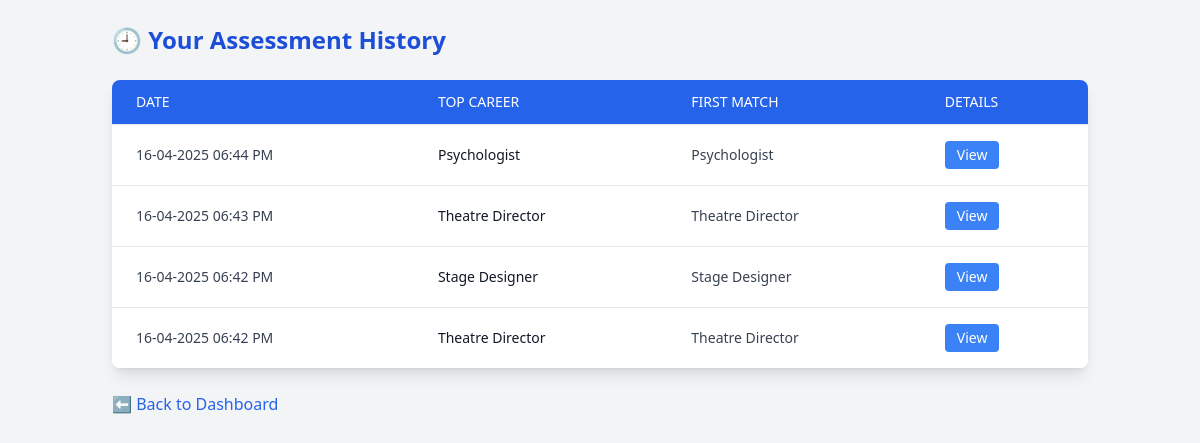
The page /history (signed in) on the database its author committed.
### app.py (models this page shows)
class AssessmentHistory(db.Model):
    id = db.Column(db.Integer, primary_key=True)
    user_id = db.Column(db.Integer, db.ForeignKey('user.id'))
    timestamp = db.Column(db.DateTime, default=pd.Timestamp.utcnow)
    data = db.Column(db.Text)
    results = db.Column(db.Text)

### app.py (the view)
@app.route('/history')
@login_required
def view_history():
    raw_history = AssessmentHistory.query.filter_by(user_id=current_user.id).order_by(AssessmentHistory.timestamp.desc()).all()
    print("✔️ Raw History Count:", len(raw_history))  # Debugging
    history = []
    for item in raw_history:
        try:
            results = ast.literal_eval(item.results)
        except:
            results = []
        top_career = results[0]['name'] if results else 'N/A'
        history.append({
            'timestamp': item.timestamp,
            'top_career': top_career,
            'results': results
        })
    ist = timezone('Asia/Kolkata')
    return render_template('history.html', history=history, tz=ist)

### app.py (called while the page is built)
@login_manager.user_loader
def load_user(user_id):
    return User.query.get(int(user_id))

### templates/history.html (shortened to what this page needs)
<!DOCTYPE html>
<html lang="en">
<head>
    <script src="https://cdn.tailwindcss.com"></script>
</head>
<body class="bg-gray-100 font-sans">
    <div class="max-w-5xl mx-auto p-6">
        <h2 class="text-2xl font-bold text-blue-700 mb-6">🕘 Your Assessment History</h2>
        {% if history %}
            <div class="overflow-x-auto shadow-lg rounded-lg bg-white">
                <table class="min-w-full divide-y divide-gray-200">
                    <thead class="bg-blue-600 text-white">
                        <tr>
                            <th class="px-6 py-3 text-left text-sm font-medium uppercase">Date</th>
                            <th class="px-6 py-3 text-left text-sm font-medium uppercase">Top Career</th>
                            <th class="px-6 py-3 text-left text-sm font-medium uppercase">First Match</th>
                            <th class="px-6 py-3 text-left text-sm font-medium uppercase">Details</th>
                        </tr>
                    </thead>
                    <tbody class="bg-white divide-y divide-gray-200">
                        {% for item in history %}
                            {% set results = item.results %}
                            <tr class="hover:bg-gray-50">
                                <td class="px-6 py-4 text-sm text-gray-700">
                                    {{ item.timestamp.astimezone(tz).strftime('%d-%m-%Y %I:%M %p') }}
                                </td>
                                <td class="px-6 py-4 text-sm font-medium text-gray-900">{{ item.top_career }}</td>
                                <td class="px-6 py-4 text-sm text-gray-700">{{ results[0]['name'] if results else 'N/A' }}</td>
                                <td class="px-6 py-4 text-sm">
                                    <button onclick="toggleDetails({{ loop.index0 }})" class="bg-blue-500 hover:bg-blue-600 text-white px-3 py-1 rounded">
                                        View
                                    </button>
                                </td>
                            </tr>
                        {% endfor %}
                    </tbody>
                </table>
            </div>
        {% else %}
            <p class="text-gray-600">No assessments taken yet.</p>
        {% endif %}
        <div class="mt-6">
            <a href="{{ url_for('dashboard') }}" class="text-blue-600 hover:underline">⬅ Back to Dashboard</a>
        </div>
    </div>
</body>
</html>

### rows shown on the page
AssessmentHistory: timestamp.astimezone "16-04-2025 06:44 PM"
AssessmentHistory: timestamp.astimezone "16-04-2025 06:43 PM"
AssessmentHistory: timestamp.astimezone "16-04-2025 06:42 PM"
AssessmentHistory: timestamp.astimezone "16-04-2025 06:42 PM"

### other values the page prints
{{ item.top_career }} "Psychologist" "Theatre Director" "Stage Designer" "Theatre Director"
{{ results[0]['name'] if results else 'N/A' }} "Psychologist" "Theatre Director" "Stage Designer" "Theatre Director"
